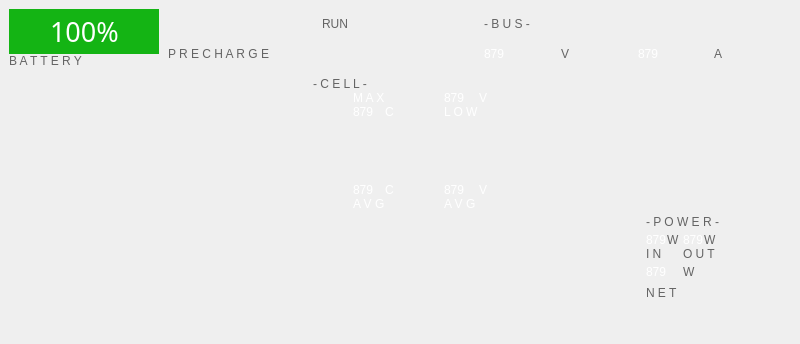
    <widget class="QWidget" name="rightScreenWidget" native="true">
     <property name="minimumSize">
      <size>
       <width>800</width>
       <height>0</height>
      </size>
     </property>
     <property name="maximumSize">
      <size>
       <width>800</width>
       <height>16777215</height>
      </size>
     </property>
     <layout class="QGridLayout" name="gridLayout_2">
      <property name="leftMargin">
       <number>0</number>
      </property>
      <property name="topMargin">
       <number>0</number>
      </property>
      <property name="rightMargin">
       <number>0</number>
      </property>
      <property name="bottomMargin">
       <number>0</number>
      </property>
      <property name="spacing">
       <number>0</number>
      </property>
      <item row="2" column="1" colspan="6">
       <widget class="QWidget" name="cellWidget" native="true">
        <layout class="QGridLayout" name="gridLayout_3" rowstretch="0,0,0,0,0,0">
         <property name="leftMargin">
          <number>0</number>
         </property>
         <property name="topMargin">
          <number>0</number>
         </property>
         <property name="rightMargin">
          <number>0</number>
         </property>
         <property name="bottomMargin">
          <number>0</number>
         </property>
         <property name="spacing">
          <number>0</number>
         </property>
         <item row="0" column="0" colspan="6">
          <widget class="QLabel" name="cellTitleWidget">
           <property name="styleSheet">
            <string notr="true">font: bold 10pt &quot;Arial Unicode MS&quot;;
text-align:center;
color: rgb(100,100,100);</string>
           </property>
           <property name="text">
            <string>- C E L L -</string>
           </property>
          </widget>
         </item>
         <item row="5" column="1">
          <widget class="QLabel" name="avgCellTemperatureTitleLabel">
           <property name="styleSheet">
            <string notr="true">QLabel {
font: 10pt &quot;Burlingame Pro&quot;;
color: white;
qproperty-alignment: 'AlignHCenter';
}</string>
           </property>
           <property name="text">
            <string>A V G</string>
           </property>
          </widget>
         </item>
         <item row="4" column="4">
          <widget class="QLabel" name="avgCellVoltageLabel">
           <property name="styleSheet">
            <string notr="true">font: 18pt &quot;Burlingame Pro&quot;;
color:white;</string>
           </property>
           <property name="text">
            <string>879</string>
           </property>
          </widget>
         </item>
         <item row="4" column="2">
          <widget class="QLabel" name="avgCellTemperatureUnitsLabel">
           <property name="styleSheet">
            <string notr="true">QLabel {
font: 10pt &quot;Burlingame Pro&quot;;
color: white;
qproperty-alignment: 'AlignBottom | AlignLeft';
}</string>
           </property>
           <property name="text">
            <string>C</string>
           </property>
          </widget>
         </item>
         <item row="1" column="1">
          <widget class="QLabel" name="maxCellTemperatureTitleLabel">
           <property name="styleSheet">
            <string notr="true">QLabel {
font: 10pt &quot;Burlingame Pro&quot;;
color: white;
qproperty-alignment: 'AlignHCenter | AlignBottom';
}</string>
           </property>
           <property name="text">
            <string>M A X</string>
           </property>
          </widget>
         </item>
         <item row="2" column="4">
          <widget class="QLabel" name="lowestCellVoltageTitleLabel">
           <property name="styleSheet">
            <string notr="true">QLabel {
font: 10pt &quot;Burlingame Pro&quot;;
color: white;
qproperty-alignment: 'AlignHCenter';
}</string>
           </property>
           <property name="text">
            <string>L O W</string>
           </property>
          </widget>
         </item>
         <item row="2" column="1">
          <widget class="QLabel" name="maxCellTemperatureLabel">
           <property name="styleSheet">
            <string notr="true">font: 18pt &quot;Burlingame Pro&quot;;
color:white;</string>
           </property>
           <property name="text">
            <string>879</string>
           </property>
          </widget>
         </item>
         <item row="2" column="2">
          <widget class="QLabel" name="maxCellTemperatureUnitsLabel">
           <property name="styleSheet">
            <string notr="true">QLabel {
font: 10pt &quot;Burlingame Pro&quot;;
color: white;
qproperty-alignment: 'AlignBottom | AlignLeft';
}</string>
           </property>
           <property name="text">
            <string>C</string>
           </property>
          </widget>
         </item>
         <item row="1" column="4">
          <widget class="QLabel" name="lowestCellVoltageLabel">
           <property name="styleSheet">
            <string notr="true">font: 18pt &quot;Burlingame Pro&quot;;
color:white;</string>
           </property>
           <property name="text">
            <string>879</string>
           </property>
          </widget>
         </item>
         <item row="4" column="1">
          <widget class="QLabel" name="avgCellTemperatureLabel">
           <property name="styleSheet">
            <string notr="true">font: 18pt &quot;Burlingame Pro&quot;;
color:white;</string>
           </property>
           <property name="text">
            <string>879</string>
           </property>
          </widget>
         </item>
         <item row="1" column="5">
          <widget class="QLabel" name="lowestCellVoltageUnitsLabel">
           <property name="styleSheet">
            <string notr="true">QLabel {
font: 10pt &quot;Burlingame Pro&quot;;
color: white;
qproperty-alignment: 'AlignBottom | AlignLeft';
}</string>
           </property>
           <property name="text">
            <string>V</string>
           </property>
          </widget>
         </item>
         <item row="4" column="5">
          <widget class="QLabel" name="avgCellVoltageUnitsLabel">
           <property name="styleSheet">
            <string notr="true">QLabel {
font: 10pt &quot;Burlingame Pro&quot;;
color: white;
qproperty-alignment: 'AlignBottom | AlignLeft';
}</string>
           </property>
           <property name="text">
            <string>V</string>
           </property>
          </widget>
         </item>
         <item row="5" column="4">
          <widget class="QLabel" name="avgCellVoltageTitleLabel">
           <property name="styleSheet">
            <string notr="true">QLabel {
font: 10pt &quot;Burlingame Pro&quot;;
color: white;
qproperty-alignment: 'AlignHCenter';
}</string>
           </property>
           <property name="text">
            <string>A V G</string>
           </property>
          </widget>
         </item>
         <item row="1" column="3" rowspan="5">
          <widget class="QWidget" name="widget" native="true">
           <property name="minimumSize">
            <size>
             <width>50</width>
             <height>0</height>
            </size>
           </property>
          </widget>
         </item>
         <item row="1" column="0" rowspan="5">
          <widget class="QWidget" name="thermometerWidget" native="true">
           <property name="minimumSize">
            <size>
             <width>40</width>
             <height>120</height>
            </size>
           </property>
           <property name="maximumSize">
            <size>
             <width>40</width>
             <height>120</height>
            </size>
           </property>
           <property name="styleSheet">
            <string notr="true">background: url(:/Resources/Thermometer.png);</string>
           </property>
          </widget>
         </item>
         <item row="3" column="1" colspan="2">
          <spacer name="verticalSpacer">
           <property name="orientation">
            <enum>Qt::Vertical</enum>
           </property>
           <property name="sizeHint" stdset="0">
            <size>
             <width>20</width>
             <height>40</height>
            </size>
           </property>
          </spacer>
         </item>
        </layout>
       </widget>
      </item>
      <item row="0" column="0" colspan="8">
       <layout class="QGridLayout" name="gridLayout_14">
        <property name="leftMargin">
         <number>9</number>
        </property>
        <property name="topMargin">
         <number>9</number>
        </property>
        <property name="rightMargin">
         <number>9</number>
        </property>
        <property name="bottomMargin">
         <number>9</number>
        </property>
        <property name="spacing">
         <number>9</number>
        </property>
        <item row="0" column="1">
         <widget class="QWidget" name="prechargeStateWidget" native="true">
          <layout class="QGridLayout" name="gridLayout_4">
           <property name="leftMargin">
            <number>0</number>
           </property>
           <property name="topMargin">
            <number>0</number>
           </property>
           <property name="rightMargin">
            <number>0</number>
           </property>
           <property name="bottomMargin">
            <number>0</number>
           </property>
           <property name="spacing">
            <number>0</number>
           </property>
           <item row="0" column="0">
            <widget class="QWidget" name="prechargeStateIconWidget" native="true"/>
           </item>
           <item row="0" column="1">
            <widget class="QLabel" name="prechargeStateLabel">
             <property name="styleSheet">
              <string notr="true">color: rgb(100,100,100);</string>
             </property>
             <property name="text">
              <string>RUN</string>
             </property>
            </widget>
           </item>
           <item row="1" column="0" colspan="2">
            <widget class="QLabel" name="prechargeStateTitleLabel">
             <property name="styleSheet">
              <string notr="true">color: rgb(100,100,100);</string>
             </property>
             <property name="text">
              <string>P R E C H A R G E</string>
             </property>
            </widget>
           </item>
          </layout>
         </widget>
        </item>
        <item row="0" column="2">
         <widget class="QWidget" name="busWidget" native="true">
          <layout class="QGridLayout" name="gridLayout_5">
           <property name="leftMargin">
            <number>0</number>
           </property>
           <property name="topMargin">
            <number>0</number>
           </property>
           <property name="rightMargin">
            <number>0</number>
           </property>
           <property name="bottomMargin">
            <number>0</number>
           </property>
           <property name="spacing">
            <number>0</number>
           </property>
           <item row="1" column="0">
            <widget class="QLabel" name="busVoltageLabel">
             <property name="styleSheet">
              <string notr="true">font: 18pt &quot;Burlingame Pro&quot;;
color:white;</string>
             </property>
             <property name="text">
              <string>879</string>
             </property>
            </widget>
           </item>
           <item row="1" column="1">
            <widget class="QLabel" name="busVoltageUnitsLabel">
             <property name="styleSheet">
              <string notr="true">color: rgb(100,100,100);</string>
             </property>
             <property name="text">
              <string>V</string>
             </property>
            </widget>
           </item>
           <item row="1" column="2">
            <widget class="QLabel" name="busCurrentLabel">
             <property name="styleSheet">
              <string notr="true">font: 18pt &quot;Burlingame Pro&quot;;
color:white;</string>
             </property>
             <property name="text">
              <string>879</string>
             </property>
            </widget>
           </item>
           <item row="1" column="3">
            <widget class="QLabel" name="busCurrentUnitsLabel">
             <property name="styleSheet">
              <string notr="true">color: rgb(100,100,100);</string>
             </property>
             <property name="text">
              <string>A</string>
             </property>
            </widget>
           </item>
           <item row="0" column="0" colspan="4">
            <widget class="QLabel" name="busTitleLabel">
             <property name="styleSheet">
              <string notr="true">color: rgb(100,100,100);</string>
             </property>
             <property name="text">
              <string>- B U S -</string>
             </property>
            </widget>
           </item>
          </layout>
         </widget>
        </item>
        <item row="0" column="0">
         <widget class="QWidget" name="stateOfChargeWidget" native="true">
          <property name="maximumSize">
           <size>
            <width>150</width>
            <height>16777215</height>
           </size>
          </property>
          <layout class="QVBoxLayout" name="verticalLayout">
           <property name="spacing">
            <number>0</number>
           </property>
           <property name="leftMargin">
            <number>0</number>
           </property>
           <property name="topMargin">
            <number>0</number>
           </property>
           <property name="rightMargin">
            <number>0</number>
           </property>
           <property name="bottomMargin">
            <number>0</number>
           </property>
           <item>
            <widget class="QWidget" name="stateOfChargeIconWidget" native="true">
             <property name="maximumSize">
              <size>
               <width>16777215</width>
               <height>16777215</height>
              </size>
             </property>
             <property name="styleSheet">
              <string notr="true">QProgressBar:horizontal {
background:white;
padding:0px;
text-align: center;
}
QProgressBar:horizontal::font {
font: 20pt &quot;LCDMono&quot;;
color: white;
}</string>
             </property>
             <layout class="QHBoxLayout" name="horizontalLayout_2">
              <property name="spacing">
               <number>0</number>
              </property>
              <property name="leftMargin">
               <number>0</number>
              </property>
              <property name="topMargin">
               <number>0</number>
              </property>
              <property name="rightMargin">
               <number>0</number>
              </property>
              <property name="bottomMargin">
               <number>0</number>
              </property>
              <item>
               <widget class="QProgressBar" name="stateOfChargeCapacityWidget">
                <property name="maximumSize">
                 <size>
                  <width>150</width>
                  <height>16777215</height>
                 </size>
                </property>
                <property name="font">
                 <font>
                  <family>LCDMono</family>
                  <pointsize>20</pointsize>
                  <weight>50</weight>
                  <italic>false</italic>
                  <bold>false</bold>
                 </font>
                </property>
                <property name="styleSheet">
                 <string notr="true">QProgressBar::chunk:horizontal{background: rgb(20,180,20);
}</string>
                </property>
                <property name="value">
                 <number>100</number>
                </property>
               </widget>
              </item>
             </layout>
            </widget>
           </item>
           <item>
            <widget class="QLabel" name="stateOfChargeTitleLabel">
             <property name="styleSheet">
              <string notr="true">QLabel {
qproperty-alignment: AlignHCenter;
color: rgb(100,100,100);
}

</string>
             </property>
             <property name="text">
              <string>B A T T E R Y</string>
             </property>
            </widget>
           </item>
          </layout>
         </widget>
        </item>
       </layout>
      </item>
      <item row="2" column="0">
       <spacer name="horizontalSpacer_6">
        <property name="orientation">
         <enum>Qt::Horizontal</enum>
        </property>
        <property name="sizeHint" stdset="0">
         <size>
          <width>40</width>
          <height>20</height>
         </size>
        </property>
       </spacer>
      </item>
      <item row="2" column="7">
       <spacer name="horizontalSpacer_7">
        <property name="orientation">
         <enum>Qt::Horizontal</enum>
        </property>
        <property name="sizeHint" stdset="0">
         <size>
          <width>40</width>
          <height>20</height>
         </size>
        </property>
       </spacer>
      </item>
      <item row="3" column="0" colspan="8">
       <layout class="QGridLayout" name="rightBottomLayout">
        <property name="topMargin">
         <number>0</number>
        </property>
        <property name="rightMargin">
         <number>0</number>
        </property>
        <property name="bottomMargin">
         <number>0</number>
        </property>
        <property name="spacing">
         <number>15</number>
        </property>
        <item row="0" column="5">
         <widget class="QWidget" name="powerWidget" native="true">
          <layout class="QGridLayout" name="gridLayout_6">
           <property name="leftMargin">
            <number>0</number>
           </property>
           <property name="topMargin">
            <number>0</number>
           </property>
           <property name="rightMargin">
            <number>80</number>
           </property>
           <property name="bottomMargin">
            <number>40</number>
           </property>
           <property name="spacing">
            <number>0</number>
           </property>
           <item row="1" column="0" colspan="4">
            <layout class="QGridLayout" name="powerInOutLayout">
             <property name="spacing">
              <number>0</number>
             </property>
             <item row="0" column="0">
              <widget class="QLabel" name="powerInLabel">
               <property name="styleSheet">
                <string notr="true">font: 18pt &quot;Burlingame Pro&quot;;
color:white;</string>
               </property>
               <property name="text">
                <string>879</string>
               </property>
              </widget>
             </item>
             <item row="0" column="2">
              <widget class="QLabel" name="powerOutLabel">
               <property name="styleSheet">
                <string notr="true">font: 18pt &quot;Burlingame Pro&quot;;
color:white;</string>
               </property>
               <property name="text">
                <string>879</string>
               </property>
              </widget>
             </item>
             <item row="0" column="3">
              <widget class="QLabel" name="powerOutUnitsLabel">
               <property name="styleSheet">
                <string notr="true">color: rgb(100,100,100);</string>
               </property>
               <property name="text">
                <string>W</string>
               </property>
              </widget>
             </item>
             <item row="0" column="1">
              <widget class="QLabel" name="powerInUnitsLabel">
               <property name="styleSheet">
                <string notr="true">color: rgb(100,100,100);</string>
               </property>
               <property name="text">
                <string>W</string>
               </property>
              </widget>
             </item>
             <item row="1" column="0" colspan="2">
              <widget class="QLabel" name="powerInTitleLabel">
               <property name="styleSheet">
                <string notr="true">color: rgb(100,100,100);</string>
               </property>
               <property name="text">
                <string>I N</string>
               </property>
              </widget>
             </item>
             <item row="1" column="2" colspan="2">
              <widget class="QLabel" name="powerOutTitleLabel">
               <property name="styleSheet">
                <string notr="true">color: rgb(100,100,100);</string>
               </property>
               <property name="text">
                <string>O U T</string>
               </property>
              </widget>
             </item>
            </layout>
           </item>
           <item row="5" column="0" colspan="4">
            <widget class="QLabel" name="netPowerTitleLabel">
             <property name="styleSheet">
              <string notr="true">color: rgb(100,100,100);</string>
             </property>
             <property name="text">
              <string>N E T</string>
             </property>
            </widget>
           </item>
           <item row="4" column="0" colspan="2">
            <widget class="QLabel" name="netPowerLabel">
             <property name="styleSheet">
              <string notr="true">font: 18pt &quot;Burlingame Pro&quot;;
color:white;</string>
             </property>
             <property name="text">
              <string>879</string>
             </property>
            </widget>
           </item>
           <item row="4" column="2" colspan="2">
            <widget class="QLabel" name="netPowerUnitsLabel">
             <property name="styleSheet">
              <string notr="true">color: rgb(100,100,100);</string>
             </property>
             <property name="text">
              <string>W</string>
             </property>
            </widget>
           </item>
           <item row="0" column="0" colspan="4">
            <widget class="QLabel" name="powerTitleLabel">
             <property name="styleSheet">
              <string notr="true">color: rgb(100,100,100);</string>
             </property>
             <property name="text">
              <string>- P O W E R -</string>
             </property>
            </widget>
           </item>
          </layout>
         </widget>
        </item>
        <item row="0" column="0">
         <layout class="QGridLayout" name="rightTurnSignalLayout">
          <property name="leftMargin">
           <number>45</number>
          </property>
          <property name="rightMargin">
           <number>0</number>
          </property>
          <property name="bottomMargin">
           <number>30</number>
          </property>
          <property name="spacing">
           <number>0</number>
          </property>
          <item row="0" column="0">
           <spacer name="verticalSpacer_3">
            <property name="orientation">
             <enum>Qt::Vertical</enum>
            </property>
            <property name="sizeHint" stdset="0">
             <size>
              <width>20</width>
              <height>40</height>
             </size>
            </property>
           </spacer>
          </item>
          <item row="1" column="1">
           <spacer name="horizontalSpacer_2">
            <property name="orientation">
             <enum>Qt::Horizontal</enum>
            </property>
            <property name="sizeHint" stdset="0">
             <size>
              <width>40</width>
              <height>20</height>
             </size>
            </property>
           </spacer>
          </item>
          <item row="1" column="0">
           <widget class="QWidget" name="rightTurnSignalWidget" native="true">
            <property name="minimumSize">
             <size>
              <width>63</width>
              <height>63</height>
             </size>
            </property>
            <property name="maximumSize">
             <size>
              <width>63</width>
              <height>63</height>
             </size>
            </property>
            <property name="styleSheet">
             <string notr="true">background: url(:/Resources/TurnSignalRight.png);</string>
            </property>
           </widget>
          </item>
         </layout>
        </item>
        <item row="0" column="4">
         <spacer name="horizontalSpacer_5">
          <property name="orientation">
           <enum>Qt::Horizontal</enum>
          </property>
          <property name="sizeHint" stdset="0">
           <size>
            <width>40</width>
            <height>20</height>
           </size>
          </property>
         </spacer>
        </item>
        <item row="0" column="1" colspan="3">
         <layout class="QHBoxLayout" name="headlightIndicatorLayout">
          <property name="spacing">
           <number>40</number>
          </property>
          <property name="leftMargin">
           <number>0</number>
          </property>
          <property name="topMargin">
           <number>80</number>
          </property>
          <property name="rightMargin">
           <number>0</number>
          </property>
          <property name="bottomMargin">
           <number>0</number>
          </property>
          <item>
           <widget class="QWidget" name="lowHeadlightIndicatorWidget" native="true">
            <property name="minimumSize">
             <size>
              <width>86</width>
              <height>50</height>
             </size>
            </property>
            <property name="maximumSize">
             <size>
              <width>600</width>
              <height>50</height>
             </size>
            </property>
            <property name="styleSheet">
             <string notr="true">background: url(:/Resources/LowHeadlightIndicator.png);</string>
            </property>
           </widget>
          </item>
          <item>
           <widget class="QWidget" name="highHeadlightIndicatorWidget" native="true">
            <property name="minimumSize">
             <size>
              <width>93</width>
              <height>50</height>
             </size>
            </property>
            <property name="maximumSize">
             <size>
              <width>93</width>
              <height>50</height>
             </size>
            </property>
            <property name="styleSheet">
             <string notr="true">background: url(:/Resources/HighHeadlightIndicator.png);</string>
            </property>
           </widget>
          </item>
         </layout>
        </item>
       </layout>
      </item>
     </layout>
    </widget>
